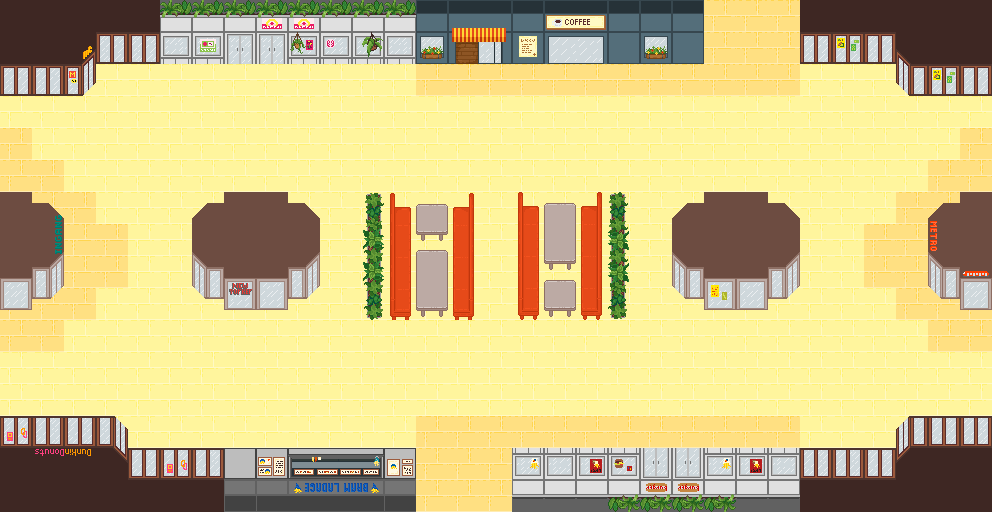

A level layout from a 2D game, rendered from its tile map. Below: a short description, then the map file with its tile-grid data intact:
An orthogonal 31x16 tile map with 32x32 px tiles, 3 tile layers (Tile Layer 1, Tile Layer 2, Tile Layer 3), 9 tilesets.

<map version="1.10" tiledversion="1.10.2" orientation="orthogonal" renderorder="right-down" width="31" height="16" tilewidth="32" tileheight="32" infinite="0" nextlayerid="4" nextobjectid="1">
 <tileset firstgid="1" name="pixil-frame-0 (7)" tilewidth="32" tileheight="32" tilecount="0" columns="8">
  <image source="pixil-frame-0 (7).png" width="256" height="256" />
 </tileset>
 <tileset firstgid="38" name="tilemap-pixilart (3)" tilewidth="32" tileheight="32" tilecount="0" columns="8">
  <image source="tilemap-pixilart (3).png" width="256" height="256" />
 </tileset>
 <tileset firstgid="38" name="tilemap-pixilart (5)" tilewidth="32" tileheight="32" tilecount="0" columns="8">
  <image source="tilemap-pixilart (5).png" width="256" height="256" />
 </tileset>
 <tileset firstgid="38" name="cafe-storefront-pixilart" tilewidth="32" tileheight="32" tilecount="18" columns="9">
  <image source="cafe-storefront-pixilart.png" width="288" height="64" />
 </tileset>
 <tileset firstgid="56" name="tilemap-pixilart (6)" tilewidth="32" tileheight="32" tilecount="64" columns="8">
  <image source="tilemap-pixilart (6).png" width="256" height="256" />
 </tileset>
 <tileset firstgid="120" name="ingang-metro-pixilart" tilewidth="32" tileheight="32" tilecount="20" columns="5">
  <image source="ingang-metro-pixilart.png" width="160" height="128" />
 </tileset>
 <tileset firstgid="140" name="pixilart-drawing (7)" tilewidth="32" tileheight="32" tilecount="12" columns="6">
  <image source="pixilart-drawing (7).png" width="192" height="64" />
 </tileset>
 <tileset firstgid="152" name="bankenTafels" tilewidth="32" tileheight="32" tilecount="64" columns="8">
  <image source="bankenTafels.png" width="256" height="256" />
 </tileset>
 <tileset firstgid="216" name="nonPlayableStores" tilewidth="32" tileheight="32" tilecount="64" columns="8">
  <image source="nonPlayableStores.png" width="256" height="256" />
 </tileset>
 <layer id="1" name="Tile Layer 1" width="31" height="16">
  <data encoding="csv">
109,109,109,109,109,109,109,109,109,109,109,109,109,109,109,109,109,109,109,109,109,109,108,108,108,109,109,109,109,109,109,
109,109,109,109,109,109,109,109,109,109,109,109,109,109,109,109,109,109,109,109,109,109,108,108,108,109,109,109,109,109,109,
109,109,109,109,109,109,109,109,109,109,109,109,109,108,108,108,108,108,108,108,108,108,108,108,108,109,109,109,109,109,109,
109,109,109,109,109,109,109,109,109,109,109,109,109,109,109,109,109,109,109,109,109,109,109,109,109,109,109,109,109,109,109,
108,109,109,109,109,109,109,109,109,109,109,109,109,109,109,109,109,109,109,109,109,109,109,109,109,109,109,109,109,109,108,
108,108,109,109,109,109,109,109,109,109,109,109,109,109,109,109,109,109,109,109,109,109,109,109,109,109,109,109,109,108,108,
108,108,108,109,109,109,109,109,109,109,109,109,109,109,109,109,109,109,109,109,109,109,109,109,109,109,109,109,108,108,108,
109,109,108,108,109,109,109,109,109,109,109,109,109,109,109,109,109,109,109,109,109,109,109,109,109,109,109,108,108,109,109,
109,109,108,108,109,109,109,109,109,109,109,109,109,109,109,109,109,109,109,109,109,109,109,109,109,109,109,108,108,108,109,
108,108,108,109,109,109,109,109,109,109,109,109,109,109,109,109,109,109,109,109,109,109,109,109,109,109,109,109,108,108,108,
108,108,109,109,109,109,109,109,109,109,109,109,109,109,109,109,109,109,109,109,109,109,109,109,109,109,109,109,109,108,108,
109,109,109,109,109,109,109,109,109,109,109,109,109,109,109,109,109,109,109,109,109,109,109,109,109,109,109,109,109,109,109,
109,109,109,109,109,109,109,109,109,109,109,109,109,109,109,109,109,109,109,109,109,109,109,109,109,109,109,109,109,109,109,
109,109,109,109,109,109,109,109,109,109,109,109,109,108,108,108,108,108,108,108,108,108,108,108,108,109,109,109,109,109,109,
109,109,109,109,109,109,109,109,109,109,109,109,109,108,108,108,109,109,109,109,109,109,109,109,109,109,109,109,109,109,109,
109,109,109,109,109,109,109,109,109,109,109,109,109,108,108,108,109,109,109,109,109,109,109,109,109,109,109,109,109,109,109
</data>
 </layer>
 <layer id="2" name="Tile Layer 2" width="31" height="16">
  <data encoding="csv">
96,96,96,96,96,57,57,57,57,57,57,57,57,46,39,40,46,42,43,46,46,46,0,0,0,96,96,96,96,96,96,
96,96,81,113,113,65,83,64,64,75,76,68,65,47,48,49,50,51,52,53,54,53,0,0,0,113,97,113,104,96,96,
113,113,99,0,0,0,0,0,0,0,0,0,0,0,0,0,0,0,0,0,0,0,0,0,0,0,0,0,112,97,113,
0,0,0,0,0,0,0,0,0,0,0,0,0,0,0,0,0,0,0,0,0,0,0,0,0,0,0,0,0,0,0,
0,0,0,0,0,0,0,0,0,0,0,0,0,0,0,0,0,0,0,0,0,0,0,0,0,0,0,0,0,0,0,
0,0,0,0,0,0,0,0,0,0,0,0,0,0,0,0,0,0,0,0,0,0,0,0,0,0,0,0,0,0,0,
120,121,0,0,0,0,219,220,216,217,0,62,152,153,154,0,155,156,157,63,218,219,220,216,217,0,0,0,0,123,124,
125,126,0,0,0,0,227,228,224,225,0,70,160,161,162,0,163,164,165,71,226,227,228,224,225,0,0,0,0,128,129,
130,131,0,0,0,0,235,237,232,233,0,78,168,169,170,0,171,172,173,79,234,235,236,232,233,0,0,0,0,133,134,
135,136,0,0,0,0,243,245,240,241,0,86,176,177,178,0,179,180,181,87,242,243,244,240,241,0,0,0,0,138,139,
0,0,0,0,0,0,0,0,0,0,0,0,0,0,0,0,0,0,0,0,0,0,0,0,0,0,0,0,0,0,0,
0,0,0,0,0,0,0,0,0,0,0,0,0,0,0,0,0,0,0,0,0,0,0,0,0,0,0,0,0,0,0,
0,0,0,0,0,0,0,0,0,0,0,0,0,0,0,0,0,0,0,0,0,0,0,0,0,0,0,0,0,0,0,
100,105,105,106,0,0,0,0,0,0,0,0,0,0,0,0,0,0,0,0,0,0,0,0,0,0,0,0,107,105,105,
96,96,96,114,105,100,105,0,0,0,0,0,0,0,0,0,74,58,72,73,59,59,74,72,58,105,105,105,115,96,96,
96,96,96,96,96,96,96,0,0,0,0,0,0,0,0,0,67,67,67,66,66,66,66,67,67,96,96,96,96,96,96
</data>
 </layer>
 <layer id="3" name="Tile Layer 3" width="31" height="16">
  <data encoding="csv">
0,0,0,0,0,0,0,0,82,82,0,0,0,38,39,40,46,42,43,46,46,46,0,0,0,0,0,0,0,0,0,
0,0,0,0,0,0,0,0,0,0,0,0,0,47,48,49,50,51,52,55,54,55,0,0,0,0,0,0,0,0,0,
0,0,0,0,0,0,0,0,0,0,0,0,0,0,0,0,0,0,0,0,0,0,0,0,0,0,0,0,0,0,0,
0,0,0,0,0,0,0,0,0,0,0,0,0,0,0,0,0,0,0,0,0,0,0,0,0,0,0,0,0,0,0,
0,0,0,0,0,0,0,0,0,0,0,0,0,0,0,0,0,0,0,0,0,0,0,0,0,0,0,0,0,0,0,
0,0,0,0,0,0,0,0,0,0,0,0,0,0,0,0,0,0,0,0,0,0,0,0,0,0,0,0,0,0,0,
0,0,0,0,0,0,0,0,0,0,0,0,0,0,0,0,0,0,0,0,0,0,0,0,0,0,0,0,0,0,0,
0,0,0,0,0,0,0,0,0,0,0,0,0,0,0,0,0,0,0,0,0,0,0,0,0,0,0,0,0,0,0,
0,0,0,0,0,0,0,0,0,0,0,0,0,0,0,0,0,0,0,0,0,0,0,0,0,0,0,0,0,0,0,
0,0,0,0,0,0,0,0,0,0,0,0,0,0,0,0,0,0,0,0,0,0,0,0,0,0,0,0,0,0,0,
0,0,0,0,0,0,0,0,0,0,0,0,0,0,0,0,0,0,0,0,0,0,0,0,0,0,0,0,0,0,0,
0,0,0,0,0,0,0,0,0,0,0,0,0,0,0,0,0,0,0,0,0,0,0,0,0,0,0,0,0,0,0,
0,0,0,0,0,0,0,0,0,0,0,0,0,0,0,0,0,0,0,0,0,0,0,0,0,0,0,0,0,0,0,
0,0,0,0,0,0,0,0,0,0,0,0,0,0,0,0,0,0,0,0,0,0,0,0,0,0,0,0,0,0,0,
0,90,91,0,0,0,0,140,141,142,143,144,145,0,0,0,0,0,0,0,0,0,0,0,0,0,0,0,0,0,0,
0,0,0,0,0,0,0,146,146,148,149,150,146,0,0,0,0,0,0,0,92,92,0,0,0,0,0,0,0,0,0
</data>
 </layer>
</map>
